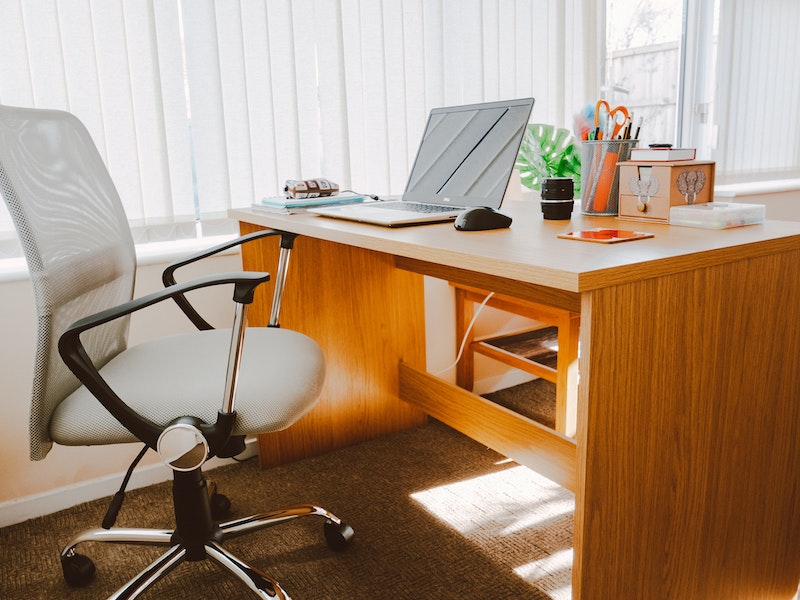
#> input picture Image test/3_office.png, 800 x 600 px
$ python match.py
#> lines starting #> are read from the running program, lines starting #| are printed output that depends on the picture; after the words box and inside, x2 and y2 are one past the last pixel; in counts of white or black regions, pixels touching at a corner belong together
# -*- coding: utf-8 -*-
"""
Created on Wed Dec  6 10:32:38 2023

@author: ziruiz
"""
import cv2
import numpy as np

image = cv2.imread('3_office.png', 0 )
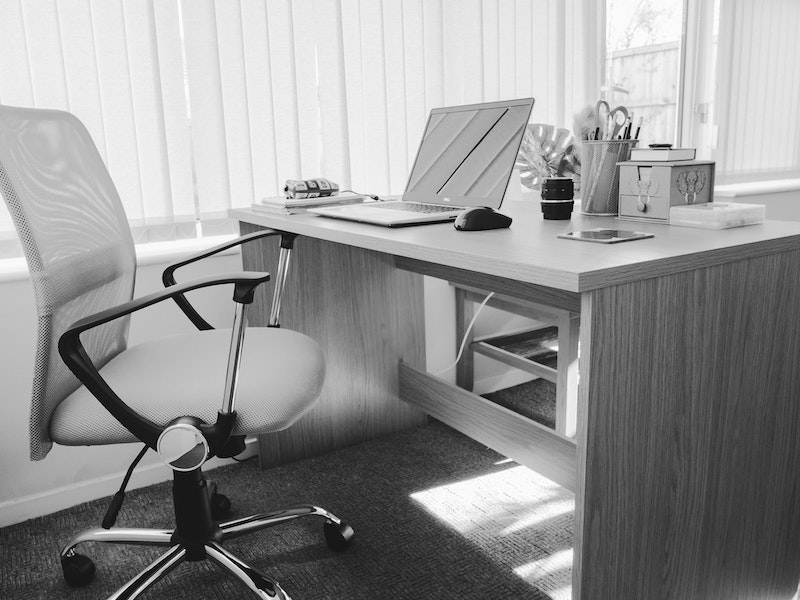
#> image: shape (600, 800); min 0, max 255, mean 149.8

tem_list = ['3_office_cropped_image.jpg','3_office_cropped_image2.jpg','3_office_cropped_image3.jpg']
clone = image.copy()
for i in tem_list:

    template = cv2.imread(i,0)
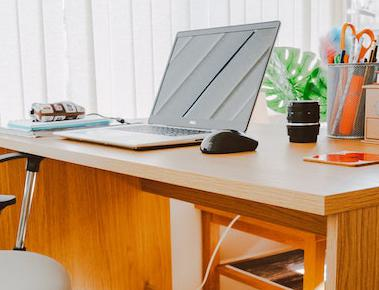
#> input picture Image test/3_office_cropped_image.jpg, 379 x 290 px
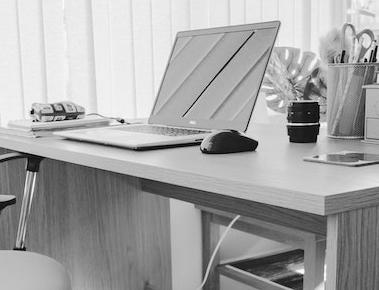
#> template: shape (290, 379); min 0, max 255, mean 164.9
    (tW, tH) = template.shape[::-1]
#> tW = 379; tH = 290

    result = cv2.matchTemplate(image, template, cv2.TM_CCOEFF_NORMED)
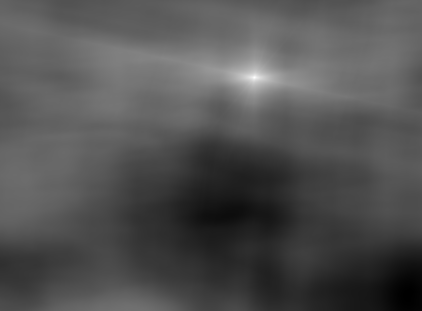
#> result: shape (311, 422) float32; min -0.0233, max 0.998, mean 0.306; drawn with min black and max white
    #print(result)

    threshold = 0.96
    (yCoords, xCoords) = np.where(result >= threshold)
#> yCoords = [77, 77, 77]; xCoords = [253, 254, 255]

    #print(yCoords, xCoords)


    for (x, y) in zip(xCoords, yCoords):
        # draw the bounding box on the image
        cv2.rectangle(clone, (x, y), (x + tW, y + tH),(255, 247, 263), 2)
#> this loop made 3 passes
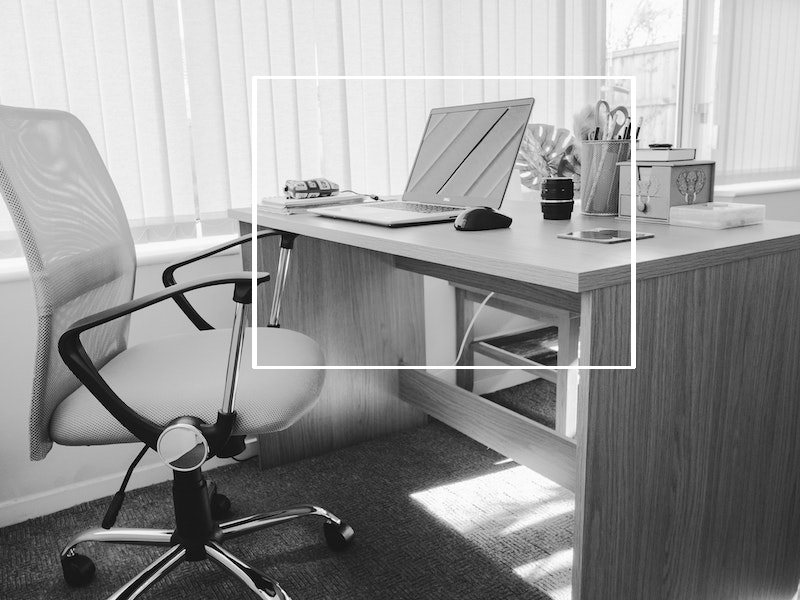
#> clone: shape (600, 800); 1.08% of pixels changed, all inside (x1, y1, x2, y2) = (252, 76, 636, 369)
#> pass 2 of the loop `for i in tem_list:`:
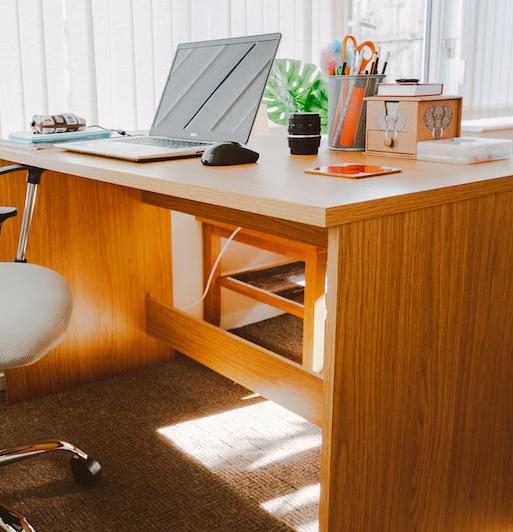
#> input picture Image test/3_office_cropped_image2.jpg, 513 x 532 px
#> template: shape (532, 513)
#> `result = cv2.matchTemplate(image, template, cv2.TM_CCOEFF_NORMED)`:
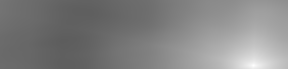
#> result: shape (69, 288) float32; min 0.367, max 0.999, mean 0.513
#> yCoords = [64, 64, 64, 65, 65, 65, 65, 65, 66, 66, 66]; xCoords = [252, 253, 254, 251, 252, 253, 254, 255, 252, 253, 254]
#> the loop `for (x, y) in zip(xCoords, yCoords):` made 11 passes
#> (x, y) on passes 1 to 8: (252, 64), (253, 64), (254, 64), (251, 65), (252, 65), (253, 65), (254, 65), (255, 65)
#> after the loop `for (x, y) in zip(xCoords, yCoords):`:
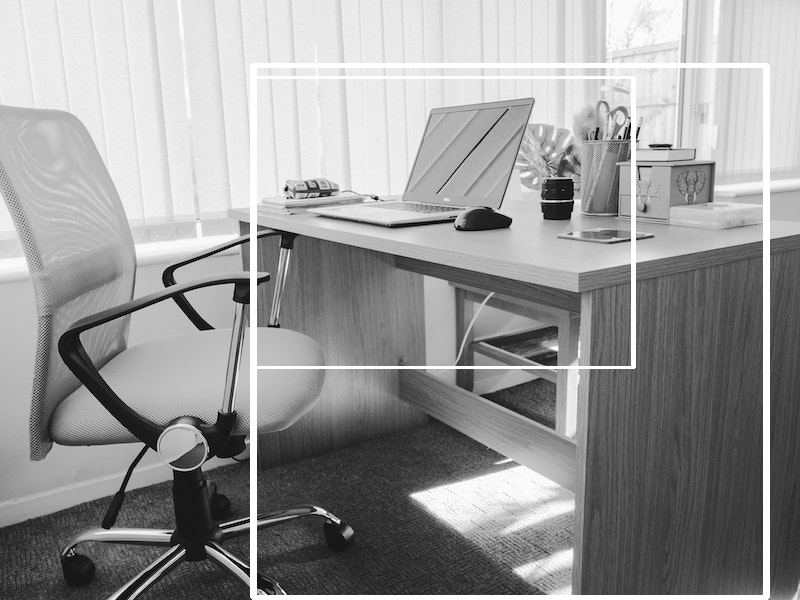
#> clone: shape (600, 800); 2.31% of pixels changed, all inside (x1, y1, x2, y2) = (250, 63, 770, 600)
#> pass 3 of the loop `for i in tem_list:`:
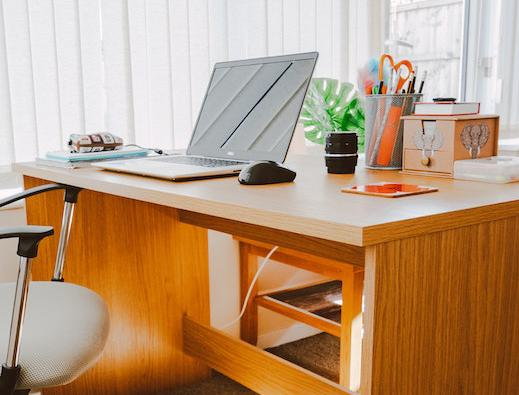
#> input picture Image test/3_office_cropped_image3.jpg, 519 x 395 px
#> template: shape (395, 519)
#> `result = cv2.matchTemplate(image, template, cv2.TM_CCOEFF_NORMED)`:
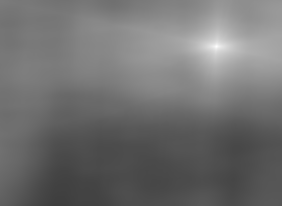
#> result: shape (206, 282) float32; min 0.245, max 0.999, mean 0.44
#> yCoords = [45, 46, 46, 46, 47]; xCoords = [216, 215, 216, 217, 216]
#> the loop `for (x, y) in zip(xCoords, yCoords):` made 5 passes
#> (x, y) on passes 1 to 5: (216, 45), (215, 46), (216, 46), (217, 46), (216, 47)
#> after the loop `for (x, y) in zip(xCoords, yCoords):`:
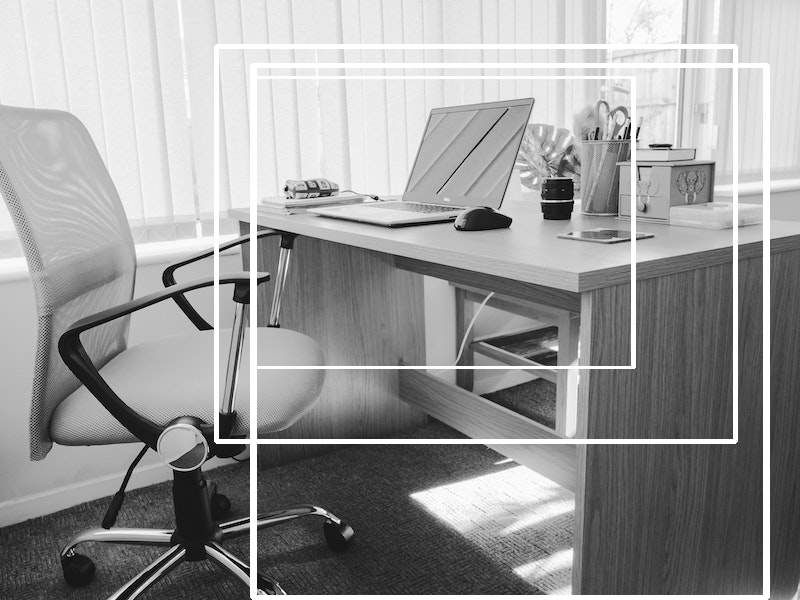
#> clone: shape (600, 800); 1.89% of pixels changed, all inside (x1, y1, x2, y2) = (214, 44, 738, 444)
        # show our output image *before* applying non-maxima suppression
    #cv2.imshow("Before NMS", clone)
    #cv2.waitKey(0)
cv2.imwrite('output match.jpg', clone)
